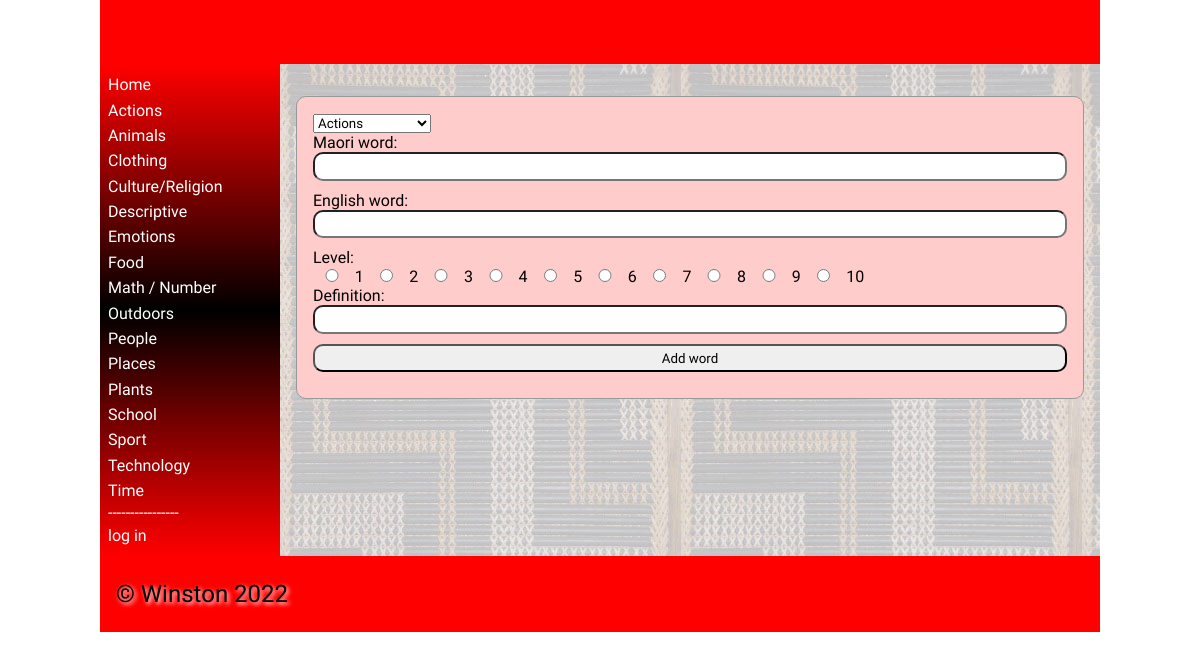
The app's page /add_words with its own data.
### tables this page shows
CREATE TABLE category
(
	id integer
		constraint category_pk
			primary key autoincrement,
	category varchar(30)
);

### app.py (the view, shortened to what this page needs)
@app.route("/add_words", methods=['POST', 'GET'])
def add_words_page():  # renders the add words page
    error = request.args.get('error')
    if error is None:
        error = ""
    return render_template("add_words.html", error=error, logged_in=is_logged_in(), categories=categories(),
                           is_admin=is_admin())

### app.py (called while the page is built)
def create_connection(db_file):  # creates the general function to connect to the database
    try:
        connection = sqlite3.connect(db_file)
        connection.execute('pragma foreign_keys=ON')
        return connection
    except Error as error:
        print(error)
    return None

def is_logged_in():  # creates the function to show if someone is logged in
    if session.get('email') is None:
        print("not logged in ")
        return False
    else:
        print("logged in")
        return True

def is_admin():  # creates the function to show if someone has admin rights
    if session.get('admin') != 1:
        print("denied")
        return False
    else:
        return True

def categories():  # queries category and id columns into a list
    con = create_connection(DATABASE)
    query = "SELECT category,id FROM category ORDER BY category ASC"
    cur = con.cursor()
    cur.execute(query)
    category_list = cur.fetchall()
    con.close()
    return category_list

### templates/add_words.html (shortened to what this page needs)
{% extends 'base.html' %}
{% block main %}
<form class = "dataForm" method = "POST">
    <div class ="form-group">
        <div class = "form-element">
            <select  name ="Categories" id = "Categories" >
                {% for category in categories %}
                    <option value = "{{ category[1] }}">{{ category[0] }}</option>
                {% endfor %}
            </select>
        </div>
    </div>
    <div class ="form-group">
        <div class ="form-label">Maori word:</div>
            <div class = "form-element"><input type = "text" name ="Maori" id = "Maori" required MAXLENGTH="30"></div>
    </div>
    <div class ="form-group">
        <div class ="form-label">English word:</div>
            <div class = "form-element"><input type = "text" name ="English" id = "English" required MAXLENGTH="30"></div>
    </div>
    <div class ="form-group">
        <div class ="form-label">Level:</div>
        {% for i in range(10) %}
            <input type = "radio" name = "Level"  value = "{{i + 1 }}"  required>
            <label>{{ i + 1 }}</label>
        {% endfor %}
    </div>
    <div class ="form-group">
        <div class ="form-label">Definition:</div>
            <div class = "form-element"><input type = "text" name ="Definition" id = "Definition" required MAXLENGTH="30"></div>
    </div>
    <div class ="form-group">
            <div class ="form-element"><input type = "submit" value="Add word"></div>
    </div>
</form>
{% endblock %}

### templates/base.html (shortened to what this page needs)
<!doctype html>
<html lang="en">
<head>
	<link href="{{ url_for('static', filename='css/style.css') }}" rel="stylesheet">
</head>
<body>
	<div id="container">
		<header>
			<h1>{% block heading %}{% endblock %}</h1>
		</header>
		<nav>
			<ul>
                <li><a href="\">Home</a></li>
                {% for category in categories %}
                    <li><a href="/category/{{ category[1] }}">{{ category[0] }}</a></li>
                {% endfor %}
                <div class = 'seperator'> ---------------- </div>
                {% if logged_in %}
                     <li><a href = "/logout">log out</a></li>
                {% else %}
                    <li><a href = "/login">log in</a></li>
                {% endif %}
			</ul>
		</nav>
		<main>
            {% block main%}{% endblock %}
        </main>
		<footer>
			<p>
				&copy; Winston 2022
			</p>
		</footer>
	</div>
</body>
</html>

### static/css/style.css (style rules this page uses)
* { font-family: Comfortaa, sans-serif; margin: 0; padding: 0; box-sizing: border-box; }
#container { display: grid; grid-template-columns: 75px auto; grid-template-areas: 'nav header' 'main main' 'footer footer'; }
.dataForm input[type='radio'] { width: 5%; margin: 0px 0px; }
.seperator { color: white; }
header { grid-area: header; background-color: #f00; padding: 1rem; }
nav { grid-area: nav; }
main { grid-area: main; padding: 1rem; background-color: #edd; }
h1, h2, h3, h4 { padding: 1rem 0; font-family: 'Suez One', serif; color: #000; text-shadow: 2px 2px 4px #fff; }
p { padding: 0.5rem 0; }
a { color: #222; }
.dataForm { margin: 1rem 0; border: 1px solid #999; padding: 1rem; background-color: #fcc; border-radius: 10px; }
.dataForm input, textarea { width: 100%; border-radius: 10px; padding: 0.3rem; margin-bottom: 10px; }
footer { grid-area: footer; padding: 1rem; background-color: #f00; }
footer p { color: #000; text-shadow: 2px 2px 4px #fff; font-size: 1.5rem; }
@media only screen and (min-width: 768px) { #container { grid-template-columns: 180px auto; grid-template-areas: 'header header' 'nav main' 'footer footer'; } }
@media only screen and (min-width: 768px) { nav { background: linear-gradient(180deg, rgba(255,0,0,1) 0%, rgba(0, 0, 0, 1) 50%, rgba(255,0,0,1) 100%); padding: 0.5rem; } }
@media only screen and (min-width: 768px) { nav ul { list-style: none; } }
@media only screen and (min-width: 768px) { nav li { padding: 0.2rem 0; } }
@media only screen and (min-width: 768px) { nav a { color: #fff; text-decoration: none; } }
@media only screen and (min-width: 768px) { main { background-image: url("../images/poutama.jpg"); } }
@media only screen and (min-width: 1000px) { #container { width: 1000px; margin: auto; } }

### records on screen
category: category "Actions"
category: category "Animals"
category: category "Clothing"
category: category "Culture/Religion"
category: category "Descriptive"
category: category "Emotions"
category: category "Food"
category: category "Math / Number"
category: category "Outdoors"
category: category "People"
category: category "Places"
category: category "Plants"
category: category "School"
category: category "Sport"
category: category "Technology"
category: category "Time"

### other values on screen
{{ i + 1 }} "1" "2" "3" "4" "5" "6" "7" "8" "9" "10"
form field Categories "Actions"
